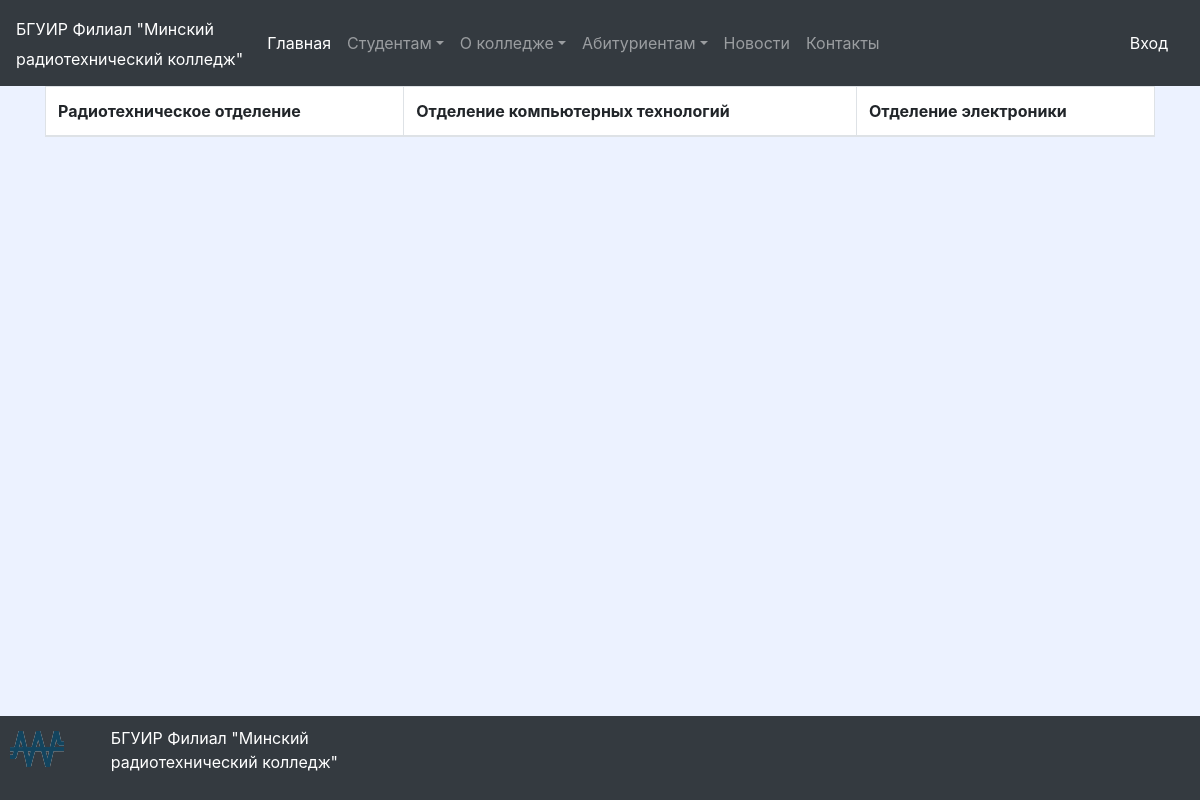
The app's page /timetable/, older data.
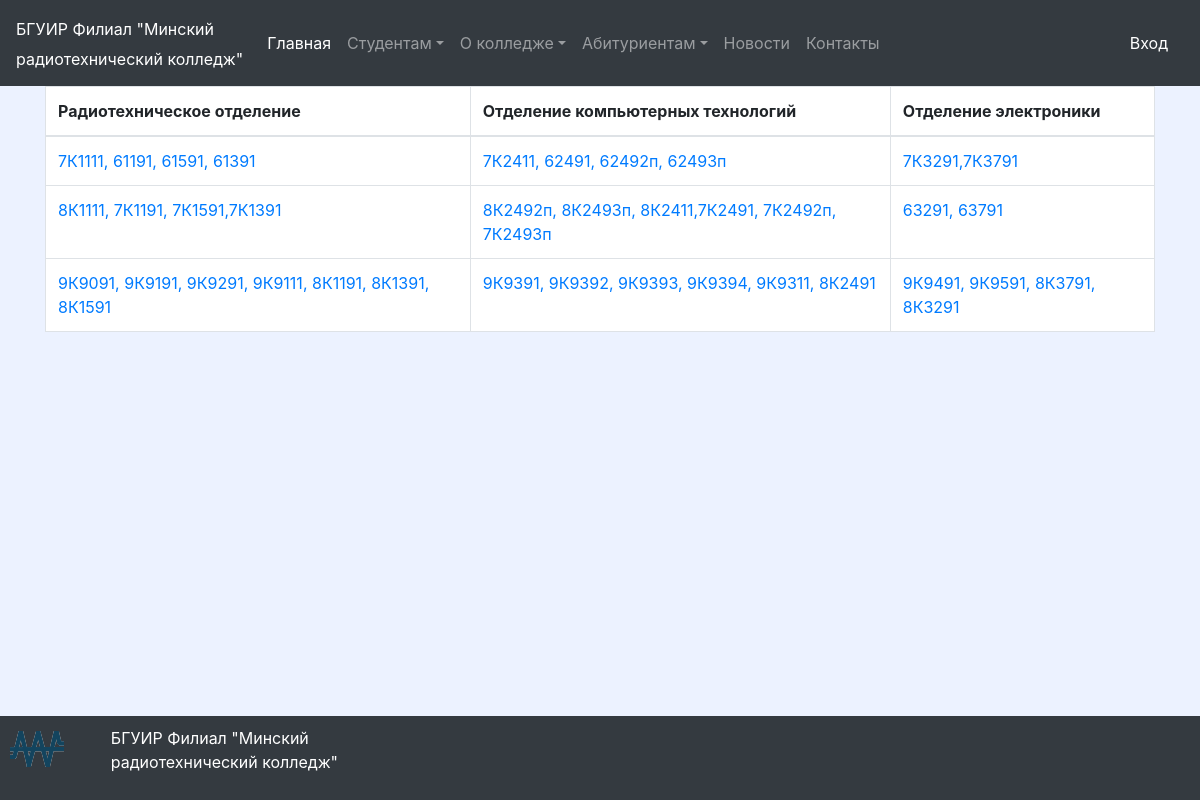
The same page, newer data.
### main_app/models.py (models this page shows, shortened)
class Timetable(models.Model):
    name_part_groups = models.CharField(
        verbose_name='Название части групп',
        max_length=150,
    )
    file = models.FileField(
        upload_to='main_app/file/timetable/',
    )
    branch = models.CharField(
        verbose_name='Отделение',
        max_length=130,
    )
    course = models.IntegerField(
        verbose_name='Курс'
    )
    class Meta:
        verbose_name = 'Расписание пар'
        verbose_name_plural = 'Расписание пар'

### main_app/views.py (the view)
# urls.py: path('timetable/', timetable_page, name='timetable_page'),
def timetable_page(request):
    timetable_groups = Timetable.objects.order_by('-course')
    course_groups = list()
    for item in timetable_groups:
        if item.course not in course_groups:
            course_groups.append(item.course)
    course_groups.sort(reverse=True)
    return render(request, 'main_app/timetable.html', context={'timetable_groups': timetable_groups, 'course_groups': course_groups})

### main_app/templates/main_app/timetable.html (shortened to what this page needs)
{% extends 'main_app/base.html' %}
{% load static %}
{% block content %}
    <div class="container">
    <div class="table-responsive"  style="background-color: #ECF2FF">
        <table class="table table-hover table-bordered" style="background: #FFFFFF">
            <thead>
                <tr>
                    <th>Радиотехническое отделение</th>
                    <th>Отделение компьютерных технологий</th>
                    <th>Отделение электроники</th>
                </tr>
            </thead>
            <tbody>
                {% for item in course_groups %}
                <tr>
                    {% for element in timetable_groups %}
                        {% if element.course == item %}
                            <td><a href="{{ element.file.url }}">{{ element.name_part_groups }}</a></td>
                        {% endif %}
                    {% endfor %}
                </tr>
                {% endfor %}
            </tbody>
        </table>
    </div>
    </div>
{% endblock %}
{% block footer %}
    <footer>
    <div class= "container-fluid footer" style="position: fixed">
        <div class="row">
            <div class="col-lg-1">
                <a class="navbar-brand" href="{% url 'main_app:base_page' %}"><img src="{% static 'main_app/image/logo-mrc.png'%}"></a>
            </div>
            <div class="col-lg-3">
                <p>БГУИР Филиал "Минский радиотехнический колледж"</p>
            </div>
        </div>
    </div>
    </footer>
{% endblock %}

### main_app/templates/main_app/base.html (shortened to what this page needs)
<!DOCTYPE html>
<html lang="en">
<head>
    <link rel="stylesheet" href="https://stackpath.bootstrapcdn.com/bootstrap/4.4.1/css/bootstrap.min.css">
    {% load static %}
    <link rel="stylesheet" href="{% static 'main_app/css/styles.css' %}" type="text/css">
</head>
<body style="background: #ECF2FF">
    {% block header %}
    <nav class="navbar navbar-expand-lg navbar-dark bg-dark">
        <a class="navbar-brand" href="{% url 'main_app:base_page' %}"><small>БГУИР Филиал "Минский<br>радиотехнический колледж"</small> </a>
        <div class="collapse navbar-collapse" id="navbarNav">
            <ul class="navbar-nav mr-auto">
                <li class="nav-item active">
                    <a class="nav-link" href="{% url 'main_app:base_page' %}">Главная<span class="sr-only">(current)</span></a>
                </li>
                <li class="nav-item dropdown">
                    <a class="nav-link dropdown-toggle" href="#" id="navbarDropdown" role="button" data-toggle="dropdown" aria-haspopup="true" aria-expanded="false">Студентам</a>
                </li>
                <li class="nav-item dropdown">
                    <a class="nav-link dropdown-toggle" href="#" id="navbarDropdown" role="button" data-toggle="dropdown" aria-haspopup="true" aria-expanded="false">О колледже</a>
                </li>
                <li class="nav-item dropdown">
                    <a class="nav-link dropdown-toggle" href="#" id="navbarDropdown" role="button" data-toggle="dropdown" aria-haspopup="true" aria-expanded="false">Абитуриентам</a>
                </li>
                <li class="nav-item">
                    <a class="nav-link" href="{% url 'news_app:news_page' %}">Новости</a>
                </li>
                <li class="nav-item">
                    <a class="nav-link" href="{% url 'main_app:contacts_page' %}">Контакты</a>
                </li>
            </ul>
            <span class="navbar-text">
                <a class="nav-link" href="{% url 'users_app:login' %}">Вход</a>
            </span>
        </div>
    </nav>
    {% endblock %}
    {% block content %}{% endblock %}
    {% block footer %}{% endblock %}
</body>
</html>

### main_app/static/main_app/css/styles.css (style rules this page uses)
div.footer { position: static; left: 0; bottom: 0; padding: 10px; background: #343A40; color: #FFFFFF; width: 100%; }

Row changes from the older to the newer data that the page shows:
added Timetable: name_part_groups "7К1111, 61191, 61591, 61391"
added Timetable: name_part_groups "7К2411, 62491, 62492п, 62493п"
added Timetable: name_part_groups "7К3291,7К3791"
added Timetable: name_part_groups "8К1111, 7К1191, 7К1591,7К1391"
added Timetable: name_part_groups "8К2492п, 8К2493п, 8К2411,7К2491, 7К2492п, 7К2493п"
added Timetable: name_part_groups "63291, 63791"
added Timetable: name_part_groups "9К9091, 9К9191, 9К9291, 9К9111, 8К1191, 8К1391, 8К1591"
added Timetable: name_part_groups "9К9391, 9К9392, 9К9393, 9К9394, 9К9311, 8К2491"
added Timetable: name_part_groups "9К9491, 9К9591, 8К3791, 8К3291"
